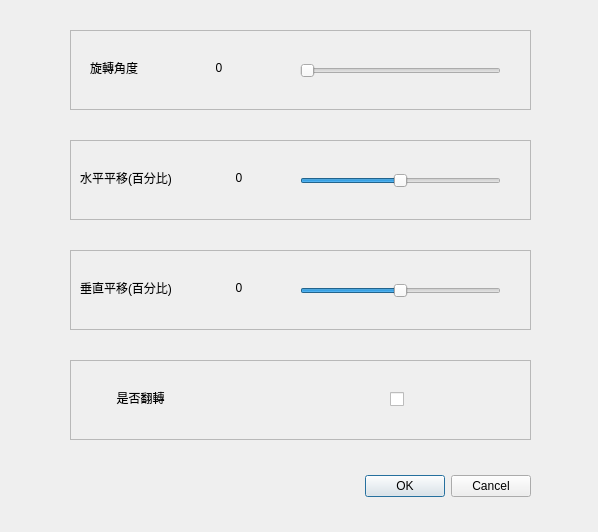
<?xml version="1.0" encoding="UTF-8"?>
<ui version="4.0">
 <class>Dialog</class>
 <widget class="QDialog" name="Dialog">
  <property name="geometry">
   <rect>
    <x>0</x>
    <y>0</y>
    <width>598</width>
    <height>532</height>
   </rect>
  </property>
  <property name="windowTitle">
   <string>仿射轉換</string>
  </property>
  <widget class="QDialogButtonBox" name="buttonBox">
   <property name="geometry">
    <rect>
     <x>190</x>
     <y>470</y>
     <width>341</width>
     <height>32</height>
    </rect>
   </property>
   <property name="orientation">
    <enum>Qt::Horizontal</enum>
   </property>
   <property name="standardButtons">
    <set>QDialogButtonBox::Cancel|QDialogButtonBox::Ok</set>
   </property>
  </widget>
  <widget class="QFrame" name="rotateFrame">
   <property name="geometry">
    <rect>
     <x>70</x>
     <y>30</y>
     <width>461</width>
     <height>80</height>
    </rect>
   </property>
   <property name="frameShape">
    <enum>QFrame::StyledPanel</enum>
   </property>
   <property name="frameShadow">
    <enum>QFrame::Raised</enum>
   </property>
   <widget class="QSlider" name="rotateSlider">
    <property name="geometry">
     <rect>
      <x>230</x>
      <y>30</y>
      <width>201</width>
      <height>22</height>
     </rect>
    </property>
    <property name="maximum">
     <number>360</number>
    </property>
    <property name="orientation">
     <enum>Qt::Horizontal</enum>
    </property>
   </widget>
   <widget class="QLabel" name="rotateTextLabel">
    <property name="geometry">
     <rect>
      <x>20</x>
      <y>30</y>
      <width>58</width>
      <height>15</height>
     </rect>
    </property>
    <property name="text">
     <string>旋轉角度</string>
    </property>
   </widget>
   <widget class="QLabel" name="rotateValueLabel">
    <property name="geometry">
     <rect>
      <x>120</x>
      <y>30</y>
      <width>58</width>
      <height>15</height>
     </rect>
    </property>
    <property name="text">
     <string>0</string>
    </property>
    <property name="alignment">
     <set>Qt::AlignCenter</set>
    </property>
   </widget>
  </widget>
  <widget class="QFrame" name="translateXFrame">
   <property name="geometry">
    <rect>
     <x>70</x>
     <y>140</y>
     <width>461</width>
     <height>80</height>
    </rect>
   </property>
   <property name="frameShape">
    <enum>QFrame::StyledPanel</enum>
   </property>
   <property name="frameShadow">
    <enum>QFrame::Raised</enum>
   </property>
   <widget class="QSlider" name="translateXSlider">
    <property name="geometry">
     <rect>
      <x>230</x>
      <y>30</y>
      <width>201</width>
      <height>22</height>
     </rect>
    </property>
    <property name="minimum">
     <number>-100</number>
    </property>
    <property name="maximum">
     <number>100</number>
    </property>
    <property name="orientation">
     <enum>Qt::Horizontal</enum>
    </property>
   </widget>
   <widget class="QLabel" name="translateTextLabel">
    <property name="geometry">
     <rect>
      <x>10</x>
      <y>30</y>
      <width>121</width>
      <height>16</height>
     </rect>
    </property>
    <property name="text">
     <string>水平平移(百分比)</string>
    </property>
   </widget>
   <widget class="QLabel" name="translateXValueLabel">
    <property name="geometry">
     <rect>
      <x>140</x>
      <y>30</y>
      <width>58</width>
      <height>15</height>
     </rect>
    </property>
    <property name="text">
     <string>0</string>
    </property>
    <property name="alignment">
     <set>Qt::AlignCenter</set>
    </property>
   </widget>
  </widget>
  <widget class="QFrame" name="translateYFrame">
   <property name="geometry">
    <rect>
     <x>70</x>
     <y>250</y>
     <width>461</width>
     <height>80</height>
    </rect>
   </property>
   <property name="frameShape">
    <enum>QFrame::StyledPanel</enum>
   </property>
   <property name="frameShadow">
    <enum>QFrame::Raised</enum>
   </property>
   <widget class="QSlider" name="translateYSlider">
    <property name="geometry">
     <rect>
      <x>230</x>
      <y>30</y>
      <width>201</width>
      <height>22</height>
     </rect>
    </property>
    <property name="minimum">
     <number>-100</number>
    </property>
    <property name="maximum">
     <number>100</number>
    </property>
    <property name="orientation">
     <enum>Qt::Horizontal</enum>
    </property>
   </widget>
   <widget class="QLabel" name="translateYTextLabel">
    <property name="geometry">
     <rect>
      <x>10</x>
      <y>30</y>
      <width>121</width>
      <height>16</height>
     </rect>
    </property>
    <property name="text">
     <string>垂直平移(百分比)</string>
    </property>
   </widget>
   <widget class="QLabel" name="translateYValueLabel">
    <property name="geometry">
     <rect>
      <x>140</x>
      <y>30</y>
      <width>58</width>
      <height>15</height>
     </rect>
    </property>
    <property name="text">
     <string>0</string>
    </property>
    <property name="alignment">
     <set>Qt::AlignCenter</set>
    </property>
   </widget>
  </widget>
  <widget class="QFrame" name="flipFrame">
   <property name="geometry">
    <rect>
     <x>70</x>
     <y>360</y>
     <width>461</width>
     <height>80</height>
    </rect>
   </property>
   <property name="frameShape">
    <enum>QFrame::StyledPanel</enum>
   </property>
   <property name="frameShadow">
    <enum>QFrame::Raised</enum>
   </property>
   <widget class="QLabel" name="flipTextLabel">
    <property name="geometry">
     <rect>
      <x>10</x>
      <y>30</y>
      <width>121</width>
      <height>16</height>
     </rect>
    </property>
    <property name="text">
     <string>是否翻轉</string>
    </property>
    <property name="alignment">
     <set>Qt::AlignCenter</set>
    </property>
   </widget>
   <widget class="QCheckBox" name="flipCheckBox">
    <property name="geometry">
     <rect>
      <x>320</x>
      <y>30</y>
      <width>85</width>
      <height>19</height>
     </rect>
    </property>
    <property name="text">
     <string/>
    </property>
   </widget>
  </widget>
 </widget>
 <resources/>
 <connections>
  <connection>
   <sender>buttonBox</sender>
   <signal>accepted()</signal>
   <receiver>Dialog</receiver>
   <slot>accept()</slot>
   <hints>
    <hint type="sourcelabel">
     <x>248</x>
     <y>254</y>
    </hint>
    <hint type="destinationlabel">
     <x>157</x>
     <y>274</y>
    </hint>
   </hints>
  </connection>
  <connection>
   <sender>buttonBox</sender>
   <signal>rejected()</signal>
   <receiver>Dialog</receiver>
   <slot>reject()</slot>
   <hints>
    <hint type="sourcelabel">
     <x>316</x>
     <y>260</y>
    </hint>
    <hint type="destinationlabel">
     <x>286</x>
     <y>274</y>
    </hint>
   </hints>
  </connection>
 </connections>
</ui>
